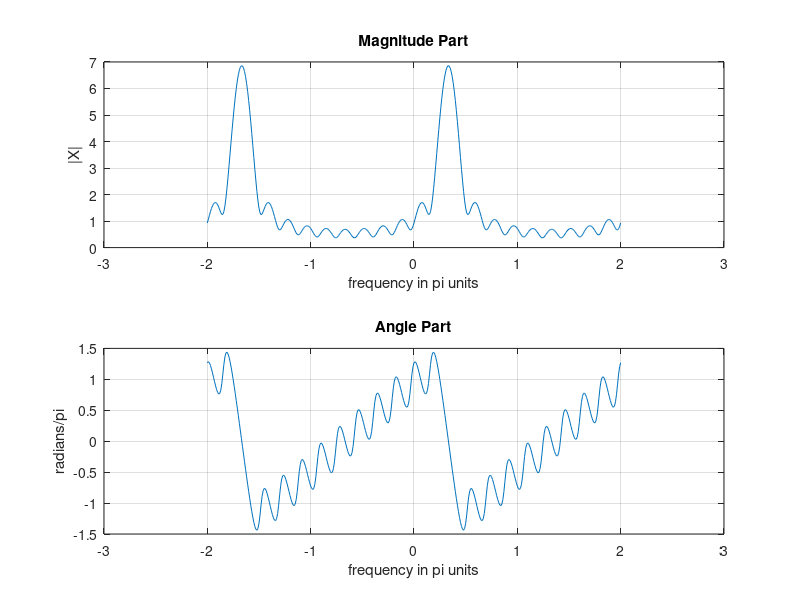

Reproduce this figure in MATLAB.
clc;
clear all;
close all;

n = 0:10;
x = (0.9 * exp(j * pi / 3)).^n;
k = -200:200;
w = (pi / 100) * k;
X = x * exp(-j * (pi / 100)).^(n' * k);

magX = abs(X);
angX = angle(X);

subplot(2, 1, 1);
plot(w / pi, magX);
grid;
title('Magnitude Part');
xlabel('frequency in pi units');
ylabel('|X|');

subplot(2, 1, 2);
plot(w / pi, angX);
grid;
title('Angle Part');
xlabel('frequency in pi units');
ylabel('radians/pi');
